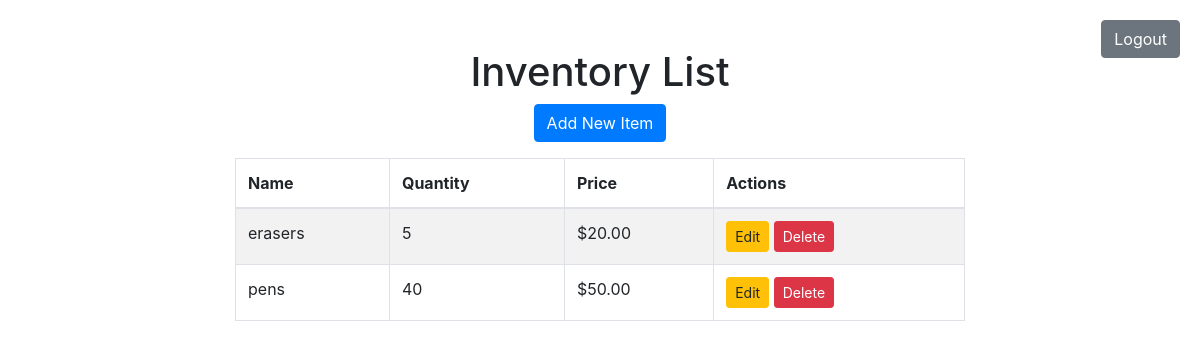
Screenshot of /main/ (signed in) with the database file from the repository.
### main/models.py (models this page shows, shortened)
class Inventory(models.Model):
    user=models.ForeignKey(User,on_delete=models.CASCADE)
    name = models.CharField(max_length=100)
    quantity  = models.PositiveIntegerField()
    price = models.DecimalField(max_digits=10, decimal_places=2)
    class Meta:
        verbose_name = "Inventory Item"

### main/views.py (the view)
# urls.py: path('', views.mainpage, name='mainpage'),
@login_required(login_url='/login/')
def mainpage(request):
    items = Inventory.objects.filter(user=request.user)
    context = {
        'items': items,
    }
    return render(request, 'main/mainpage.html', context)

### main/templates/main/mainpage.html (shortened to what this page needs)
<!DOCTYPE html>
<html lang="en">
<head>
    <link href="https://cdn.jsdelivr.net/npm/bootstrap@4.4.1/dist/css/bootstrap.min.css" rel="stylesheet">
</head>
<body>
    <div class="container mt-5">
        <form method="post" action="{% url 'logout' %}" class="logout-btn">
            <button type="submit" class="btn btn-secondary">Logout</button>
        </form>
        <h1 class="text-center">Inventory List</h1>
        <div class="row justify-content-center">
            <div class="col-md-8">
                <div class="text-center mb-3">
                    <a href="{% url 'add' %}" class="btn btn-primary">Add New Item</a>
                </div>
                <table class="table table-bordered table-striped">
                    <thead>
                        <tr>
                            <th>Name</th>
                            <th>Quantity</th>
                            <th>Price</th>
                            <th>Actions</th>
                        </tr>
                    </thead>
                    <tbody>
                        {% for item in items %}
                            <tr>
                                <td>{{ item.name }}</td>
                                <td>{{ item.quantity }}</td>
                                <td>${{ item.price }}</td>
                                <td>
                                    <a href="{% url 'update' item.id %}" class="btn btn-warning btn-sm">Edit</a>
                                    <form action="{% url 'delete' item.id %}" method="post" style="display:inline;">
                                        <button type="submit" class="btn btn-danger btn-sm">Delete</button>
                                    </form>
                                </td>
                            </tr>
                        {% endfor %}
                    </tbody>
                </table>
            </div>
        </div>
    </div>
</body>
</html>

### main/templates/main/mainpage.html (style rules this page uses)
.logout-btn { position: absolute; top: 20px; right: 20px; }

### rows the page displays
Inventory: name "erasers", quantity "5", price "20.00"
Inventory: name "pens", quantity "40", price "50.00"
